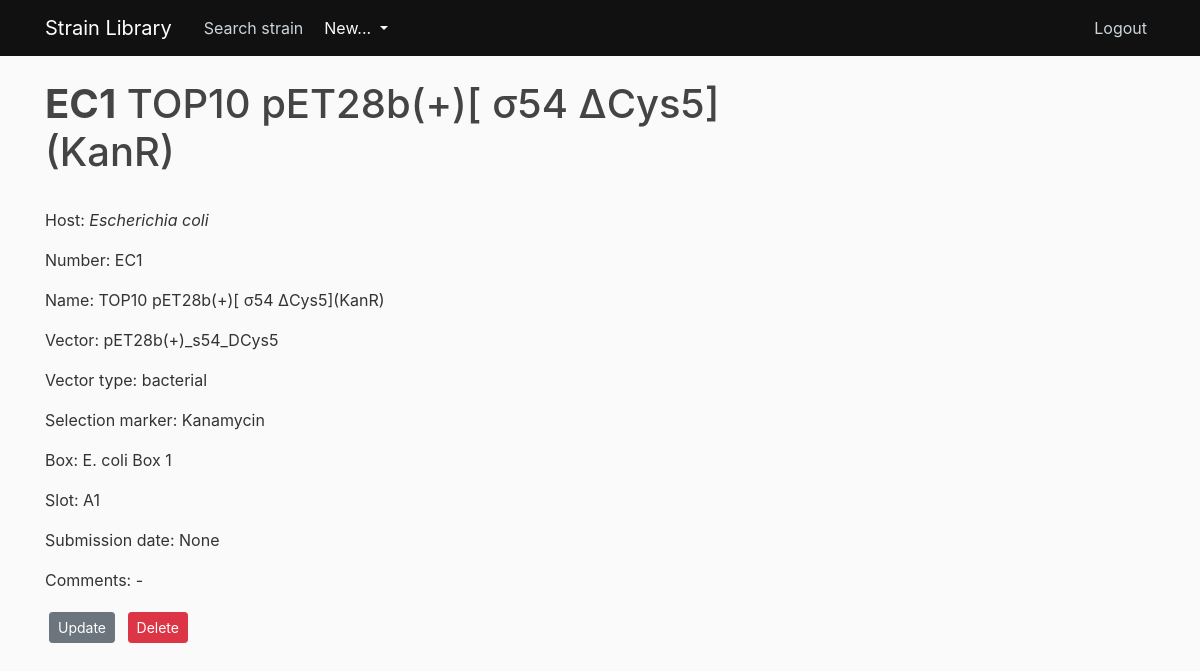
/strain/1/ (signed in), run on the app's committed database.
### strain_library/models.py (models this page shows, shortened)
class Strain(db.Model):
    __tablename__ = 'strain'
    id = db.Column(db.Integer, primary_key=True)
    number = db.Column(db.String, nullable=False, unique=True)
    name = db.Column(db.String, nullable=False)
    host = db.Column(db.String, nullable=False)
    vector = db.Column(db.String)
    vector_type = db.Column(db.String)
    selection_marker = db.Column(db.String)
    box = db.Column(db.String)
    slot = db.Column(db.String)
    date_of_creation = db.Column(db.Date)
    comments = db.Column(db.Text)
    user_id = db.Column(db.Integer, db.ForeignKey('user.id'), nullable=False)
    box_id = db.Column(db.Integer, db.ForeignKey('box.id'), nullable=False)
    type = db.Column(db.String)
    __mapper_args__ = {
        'polymorphic_identity':'strain',
        'polymorphic_on':type
    }

### strain_library/routes.py (the view)
@app.route("/strain/<int:strain_id>/")
@login_required
def strain(strain_id):
    strain = Strain.query.get_or_404(strain_id)
    return render_template('strain.html', title=strain.name, strain=strain)

### strain_library/models.py (called while the page is built)
@login_manager.user_loader
def load_user(user_id):
    return User.query.get(int(user_id))

### strain_library/templates/strain.html (shortened to what this page needs)
{% extends "layout.html" %}
{% block content %}
<h1><b>{{ strain.number }}</b> {{ strain.name }}</h1>
<br>
<p>
  Host: <i>{{ strain.host }}</i>
</p>
<p>
  Number: {{ strain.number }}
</p>
<p>
  Name: {{ strain.name }}
</p>
<p>
  Vector: {{ strain.vector }}
</p>
<p>
  Vector type: {{ strain.vector_type }}
</p>
<p>
  Selection marker: {{ strain.selection_marker }}
</p>
<p>
  Box: {{ strain.box }}
</p>
<p>
  Slot: {{ strain.slot }}
</p>
<p>
  Submission date: {{ strain.date_of_creation }}
</p>
<p>
  Comments: {{ strain.comments }}
</p>
<div>
  <a class="btn btn-secondary btn-sm m-1" href="{{ url_for('update_strain', strain_id=strain.id) }}"> Update </a>
  <button type="button" class="btn btn-danger btn-sm m-1" data-toggle="modal" data-target="#deleteModal">Delete</button>
</div>
{% endblock content %}

### strain_library/templates/layout.html (shortened to what this page needs)
<!DOCTYPE html>
<html lang="en">
<head>
    <link rel="stylesheet" href="https://stackpath.bootstrapcdn.com/bootstrap/4.3.1/css/bootstrap.min.css">
    <link rel="stylesheet" type="text/css" href="{{ url_for('static', filename='main.css')}}">
</head>
<body>
    <header class="site-header">
        <nav class="navbar navbar-expand-md navbar-dark bg-steel fixed-top">
          <div class="container">
            <a class="navbar-brand mr-4" href="/">Strain Library</a>
            <div class="navbar-nav mr-auto">
              <a class="nav-item nav-link" href="{{ url_for('search_strain') }}">Search strain</a>
            </div>
            <div class="collapse navbar-collapse" id="navbarToggle">
              <div class="dropdown show mr-auto">
                <a class="btn dropdown-toggle text-light" href="#" role="button" id="dropdownMenuLink" data-toggle="dropdown" aria-haspopup="true" aria-expanded="false">
                  New...
                </a>
              </div>
              <div class="navbar-nav">
                {% if current_user.is_authenticated %}
                  <a class="nav-item nav-link" href="{{ url_for('logout') }}">Logout</a>
                {% else %}
                  <a class="nav-item nav-link" href="{{ url_for('login') }}">Login</a>
                  <a class="nav-item nav-link" href="{{ url_for('register') }}">Register</a>
                {% endif %}
              </div>
            </div>
          </div>
        </nav>
      </header>
      <main role="main" class="container">
        <div class="row">
          <div class="col-md-8">
            {% block content %}{% endblock %}
          </div>
        </div>
      </main>
</body>
</html>

### strain_library/static/main.css (style rules this page uses)
body { background: #fafafa; color: #333333; margin-top: 5rem; }
h1, h2, h3, h4, h5, h6 { color: #444444; }
.bg-steel { background-color: #111111; }
.site-header .navbar-nav .nav-link { color: #cbd5db; }

### data on the page
Strain: number "EC1", name "TOP10 pET28b(+)[ σ54 ΔCys5](KanR)", host "Escherichia coli", vector "pET28b(+)_s54_DCys5", vector_type "bacterial", selection_marker "Kanamycin", box "E. coli Box 1", slot "A1", date_of_creation "None", comments "-"
